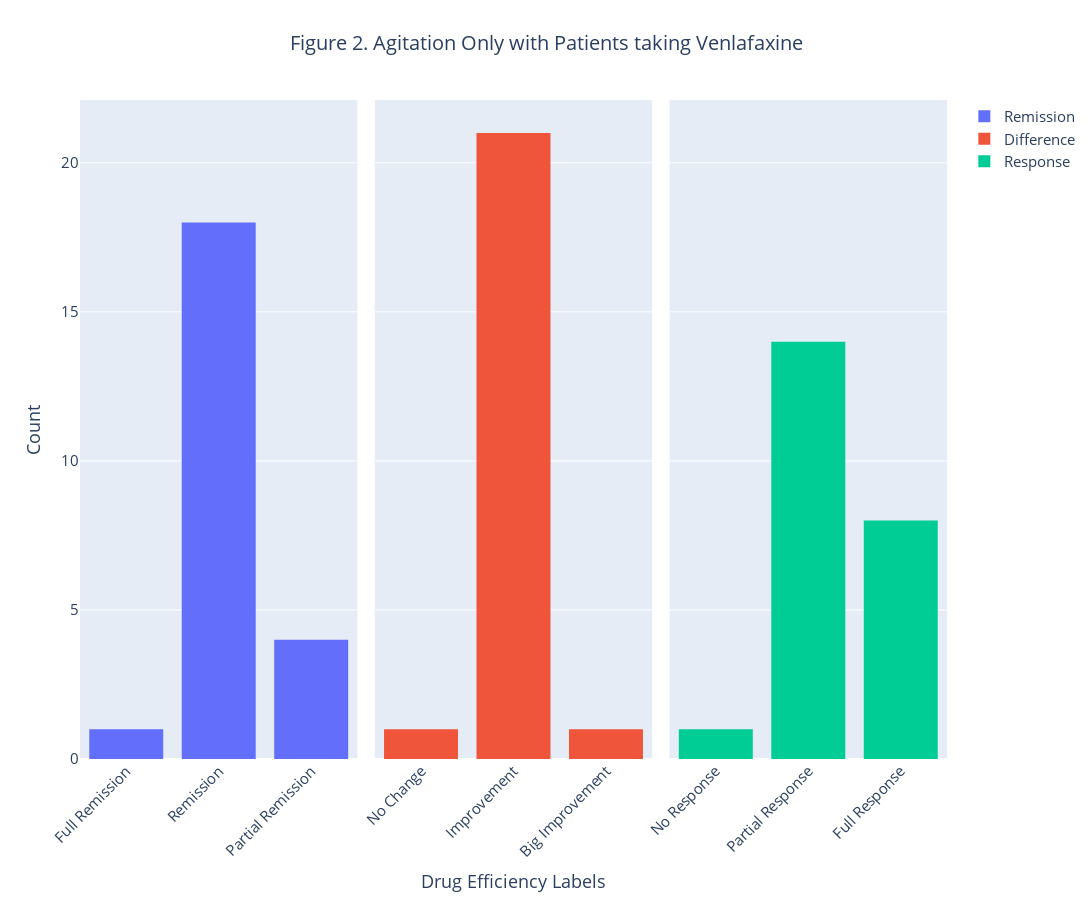

Source (notebook cell):
### Code cell
a_ov = a_o[a_o['DRUG'] == 'Venlafaxine']
aov1 = go.Histogram(x = a_ov['Remission'], name = 'Remission')
aov2 = go.Histogram(x = a_ov['Difference'], name = 'Difference')
aov3 = go.Histogram(x = a_ov['Response'], name = 'Response')

fig2 = make_subplots(rows = 1, cols = 3, shared_yaxes = True, horizontal_spacing = 0.02)
fig2.add_trace(aov1, row = 1, col = 1)
fig2.add_trace(aov2, row = 1, col = 2)
fig2.add_trace(aov3, row = 1, col = 3)

fig2.update_xaxes(categoryorder = 'array', categoryarray = remission_labels, row = 1, col = 1)
fig2.update_xaxes(categoryorder = 'array', categoryarray = difference_labels, row = 1, col = 2)
fig2.update_xaxes(categoryorder = 'array', categoryarray = response_labels, row = 1, col = 3)

fig2.update_layout(
    font = {
        "size": 15
    },
    
    title = {
        "text": 'Figure 2. Agitation Only with Patients taking Venlafaxine',
        "x": 0.5,
        "xanchor" : "center",
        "font" : {
            "size": 20
        }
    },
    #xaxis =dict(tickmode = 'linear',
    #tick0 = 0,
    #dtick = 1),
    xaxis1 = {
        "tickangle": -45,
    },
    xaxis2 = {
        "title" : 'Drug Efficiency Labels',
        "tickangle": -45,
    },
    xaxis3 = {
        "tickangle": -45,
    },
#     xaxis_title = 'Drug Efficiency Labels',
    yaxis_title = 'Count',
    showlegend = True,
    width = 1600,
    height = 900)


fig2.show()

### Figure 1 — Plotly figure (JSON) as saved in the notebook; plotly's stock layout.template omitted (floating-point values rounded to 4 significant figures)
{"data": [{"name": "Remission", "type": "histogram", "x": ["Remission", "Partial Remission", "Partial Remission", "Full Remission", "Remission", "Remission", "Remission", "Remission", "Remission", "Partial Remission", "Remission", "Remission", "Partial Remission", "Remission", "Remission", "Remission", "Remission", "Remission", "Remission", "Remission", "Remission", "Remission", "Remission"], "xaxis": "x", "yaxis": "y"}, {"name": "Difference", "type": "histogram", "x": ["Improvement", "No Change", "Improvement", "Big Improvement", "Improvement", "Improvement", "Improvement", "Improvement", "Improvement", "Improvement", "Improvement", "Improvement", "Improvement", "Improvement", "Improvement", "Improvement", "Improvement", "Improvement", "Improvement", "Improvement", "Improvement", "Improvement", "Improvement"], "xaxis": "x2", "yaxis": "y2"}, {"name": "Response", "type": "histogram", "x": ["Partial Response", "No Response", "Partial Response", "Full Response", "Full Response", "Partial Response", "Full Response", "Full Response", "Partial Response", "Partial Response", "Partial Response", "Full Response", "Partial Response", "Full Response", "Partial Response", "Partial Response", "Full Response", "Partial Response", "Partial Response", "Full Response", "Partial Response", "Partial Response", "Partial Response"], "xaxis": "x3", "yaxis": "y3"}], "layout": {"font": {"size": 15}, "height": 900, "showlegend": true, "title": {"font": {"size": 20}, "text": "Figure 2. Agitation Only with Patients taking Venlafaxine", "x": 0.5, "xanchor": "center"}, "width": 1600, "xaxis": {"anchor": "y", "categoryarray": ["Full Remission", "Remission", "Partial Remission", "No/Mild Remission"], "categoryorder": "array", "domain": [0, 0.32], "tickangle": -45}, "xaxis2": {"anchor": "y2", "categoryarray": ["Worst", "No Change", "Improvement", "Big Improvement"], "categoryorder": "array", "domain": [0.34, 0.66], "tickangle": -45, "title": {"text": "Drug Efficiency Labels"}}, "xaxis3": {"anchor": "y3", "categoryarray": ["No Response", "Partial Response", "Full Response"], "categoryorder": "array", "domain": [0.68, 1], "tickangle": -45}, "yaxis": {"anchor": "x", "domain": [0, 1], "title": {"text": "Count"}}, "yaxis2": {"anchor": "x2", "domain": [0, 1], "matches": "y", "showticklabels": false}, "yaxis3": {"anchor": "x3", "domain": [0, 1], "matches": "y", "showticklabels": false}}}
